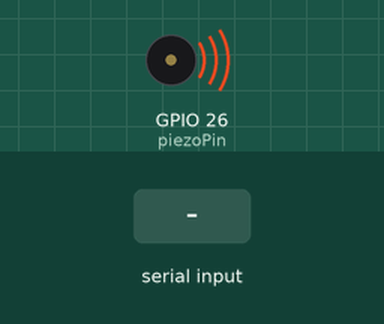
Bench run of a program on a simulated Raspberry Pi (BCM pin numbers). Shown: buzzer (waves = sounding). The test bench sets the inputs (shaded band). What the program prints to the terminal is not drawn. At 1.3 s the program stops and its outputs stay as they are.

Above: at 1.2 s.
1.3 s: "x" typed at the terminal, then Enter
At 2.5 s:
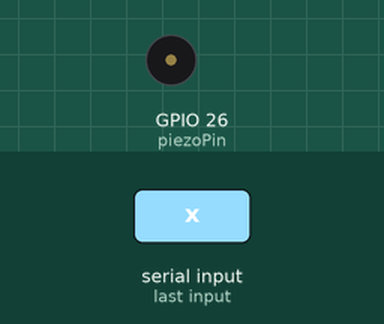
Timing chart, 0 to 2.8 s (numbered marks = the images above; inputs shaded):
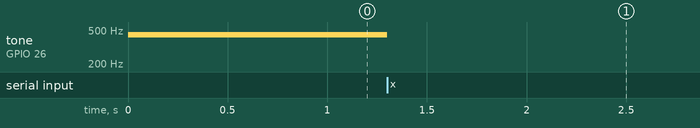

Measured:
- after the input at 1.3 s, tone on GPIO 26 (piezoPin): 440 Hz → silent at once

The program:

input04.py
```python
import RPi.GPIO as GPIO
import time

piezoPin = 26
melody = [261, 293, 329, 369, 391, 440, 493, 523]

GPIO.setmode(GPIO.BCM)
GPIO.setup(piezoPin, GPIO.OUT)

Buzz = GPIO.PWM(piezoPin, 440)

try:
    Buzz.start(50)
    while True:
        val_melody = input("1 에서 8사이의 값을 넣어주세요:")

        if val_melody == '1':
            Buzz.ChangeFrequency(melody[0])
        elif val_melody == '2':
            Buzz.ChangeFrequency(melody[1])
        elif val_melody == '3':
            Buzz.ChangeFrequency(melody[2])
        elif val_melody == '4':
            Buzz.ChangeFrequency(melody[3])
        elif val_melody == '5':
            Buzz.ChangeFrequency(melody[4])
        elif val_melody == '6':
            Buzz.ChangeFrequency(melody[5])
        elif val_melody == '7':
            Buzz.ChangeFrequency(melody[6])
        elif val_melody == '8':
            Buzz.ChangeFrequency(melody[7])
        elif val_melody == 'x':
            Buzz.stop()
            break
        else:
            print("1 에서 8사이의 값을 넣어주세요")

except KeyboardInterrupt:
    pass

finally:
    GPIO.cleanup()
```
